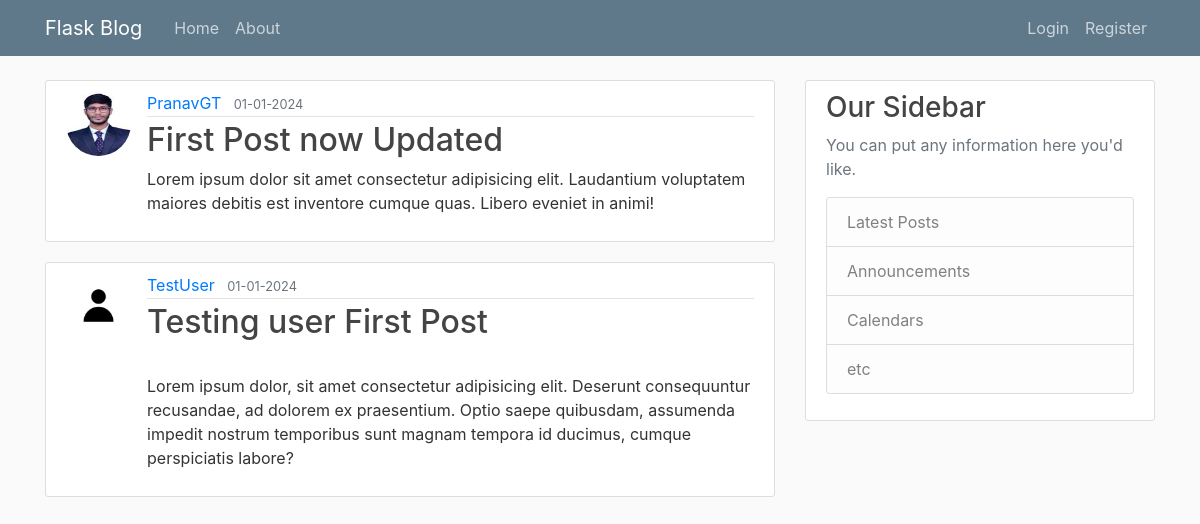
The page /home on the database its author committed.
### flaskblog/models.py (models this page shows, shortened)
class Post(db.Model):
    id = db.Column(db.Integer, primary_key = True)
    title = db.Column(db.String(100), nullable=False)
    date_posted = db.Column(db.DateTime, nullable=False, default=datetime.utcnow)
    content = db.Column(db.Text, nullable=False)
    user_id = db.Column(db.Integer, db.ForeignKey('user.id'), nullable=False )

class User(db.Model, UserMixin):
    id = db.Column(db.Integer, primary_key = True)
    username = db.Column(db.String(20), unique = True, nullable = False )
    email = db.Column(db.String(120), unique = True, nullable = False )
    image_file = db.Column(db.String(20), nullable=False, default='default.jpg')
    password = db.Column(db.String(60), nullable=False)
    posts = db.relationship('Post', backref='author', lazy=True)

### flaskblog/routes.py (the view)
@app.route("/")
@app.route("/home")
def home():
    posts = Post.query.all()
    return render_template("home.html", posts=posts)

### flaskblog/templates/home.html
{% extends "layout.html" %}
{% block content %}
    {% for post in posts %}
        <article class="media content-section">
            <img src="{{ url_for('static', filename='profile_pics/' + post.author.image_file) }}" class="rounded-circle article-img">
            <div class="media-body">
            <div class="article-metadata">
                <a class="mr-2" href="#">{{ post.author.username }}</a>
                <small class="text-muted">{{ post.date_posted.strftime('%d-%m-%Y') }}</small>
            </div>
            <h2><a class="article-title" href="{{ url_for('post', post_id=post.id) }}">{{ post.title }}</a></h2>
            <p class="article-content">{{ post.content }}</p>
            </div>
        </article>
    {% endfor %}
{% endblock content %}

### flaskblog/templates/layout.html (shortened to what this page needs)
<!DOCTYPE html>
<html lang="en">
<head>
    <link rel="stylesheet" href="https://cdn.jsdelivr.net/npm/bootstrap@4.0.0/dist/css/bootstrap.min.css">
    <link rel="stylesheet" type="text/css" href="{{ url_for('static', filename='main.css')}}">
</head>
<body>
    <header class="site-header">
        <nav class="navbar navbar-expand-md navbar-dark bg-steel fixed-top">
          <div class="container">
            <a class="navbar-brand mr-4" href="/">Flask Blog</a>
            <div class="collapse navbar-collapse" id="navbarToggle">
              <div class="navbar-nav mr-auto">
                <a class="nav-item nav-link" href="{{ url_for('home') }}">Home</a>
                <a class="nav-item nav-link" href="{{ url_for('about') }}">About</a>
              </div>
              <div class="navbar-nav">
                {% if current_user.is_authenticated %}
                  <a class="nav-item nav-link" href="{{ url_for('new_post') }}">New Post</a>
                  <a class="nav-item nav-link" href="{{ url_for('account') }}">Account</a>
                  <a class="nav-item nav-link" href="{{ url_for('logout') }}">Logout</a>
                {% else %}
                  <a class="nav-item nav-link" href="{{ url_for('login') }}">Login</a>
                  <a class="nav-item nav-link" href="{{ url_for('register') }}">Register</a>
                {% endif %}
              </div>
            </div>
          </div>
        </nav>
      </header>
    <main role="main" class="container">
      <div class="row">
        <div class="col-md-8">
          {% block content %}{% endblock %}
        </div>
        <div class="col-md-4">
          <div class="content-section">
            <h3>Our Sidebar</h3>
            <p class='text-muted'>You can put any information here you'd like.
              <ul class="list-group">
                <li class="list-group-item list-group-item-light">Latest Posts</li>
                <li class="list-group-item list-group-item-light">Announcements</li>
                <li class="list-group-item list-group-item-light">Calendars</li>
                <li class="list-group-item list-group-item-light">etc</li>
              </ul>
            </p>
          </div>
        </div>
      </div>
    </main>
</body>
</html>

### flaskblog/static/main.css (style rules this page uses)
body { background: #fafafa; color: #333333; margin-top: 5rem; }
h1, h2, h3, h4, h5, h6 { color: #444444; }
.bg-steel { background-color: #5f788a; }
.site-header .navbar-nav .nav-link { color: #cbd5db; }
.content-section { background: #ffffff; padding: 10px 20px; border: 1px solid #dddddd; border-radius: 3px; margin-bottom: 20px; }
.article-title { color: #444444; }
.article-content { white-space: pre-line; }
.article-img { height: 65px; width: 65px; margin-right: 16px; }
.article-metadata { padding-bottom: 1px; margin-bottom: 4px; border-bottom: 1px solid #e3e3e3 }

### rows shown on the page
Post: image_file (picture), author.username "PranavGT", date_posted "01-01-2024", title "First Post now Updated", content "Lorem ipsum dolor sit amet consectetur adipisicing elit. Laudantium voluptatem maiores debitis est inventore cumque quas. Libero eveniet in animi!"
Post: image_file (placeholder picture), author.username "TestUser", date_posted "01-01-2024", title "Testing user First Post", content "Lorem ipsum dolor, sit amet consectetur adipisicing elit. Deserunt consequuntur recusandae, ad dolorem ex praesentium. Optio saepe quibusdam, assumenda impedit nostrum temporibus sunt magnam tempora id ducimus, cumque perspiciatis labore?"
